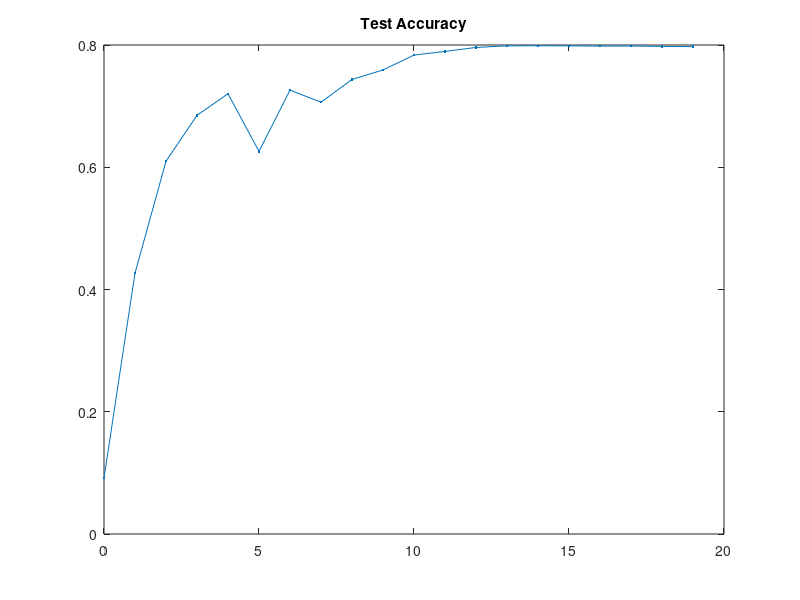
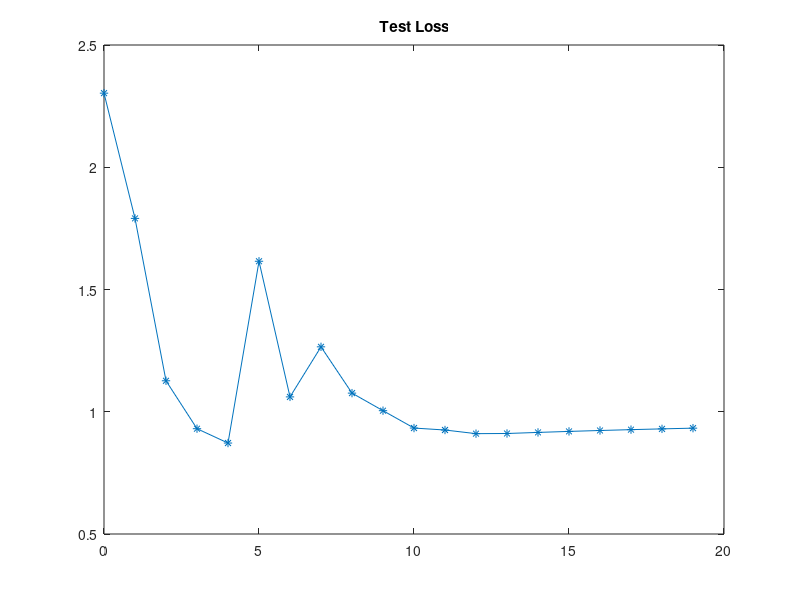

Source code (MATLAB) for these figures, in order:
% 本程序主要绘制测试集结果{test loss, test accuracy}

clear;
clc;
%% 数据导入
a = importdata('test_record.txt');
[r,c] = size(a);

%% 绘图
x = 0:1:(r-1);
plot(x,a(:,2),'.-')
title('Test Accuracy')

figure
plot(x,a(:,1),'*-')
title('Test Loss')